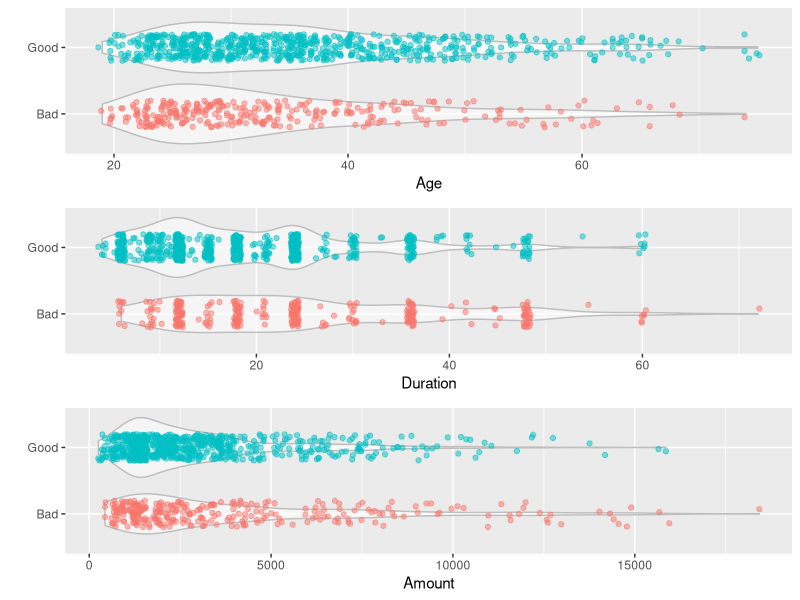
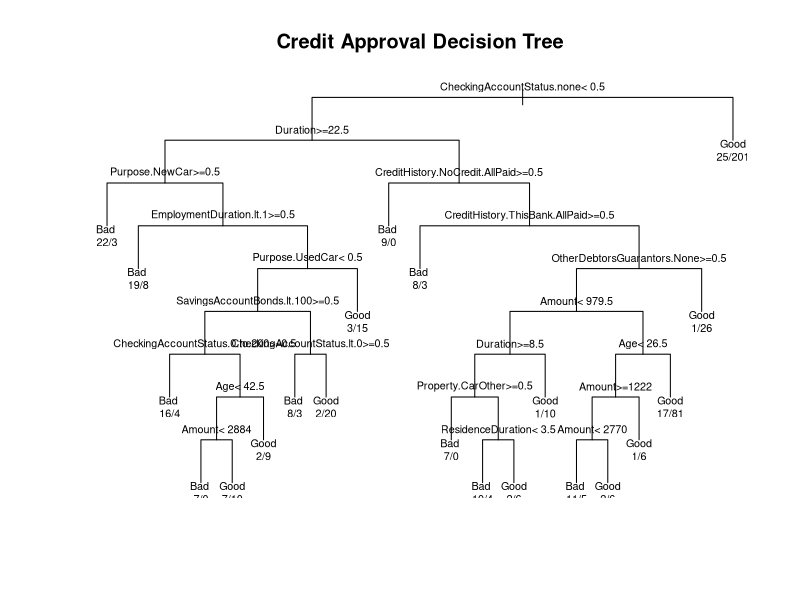
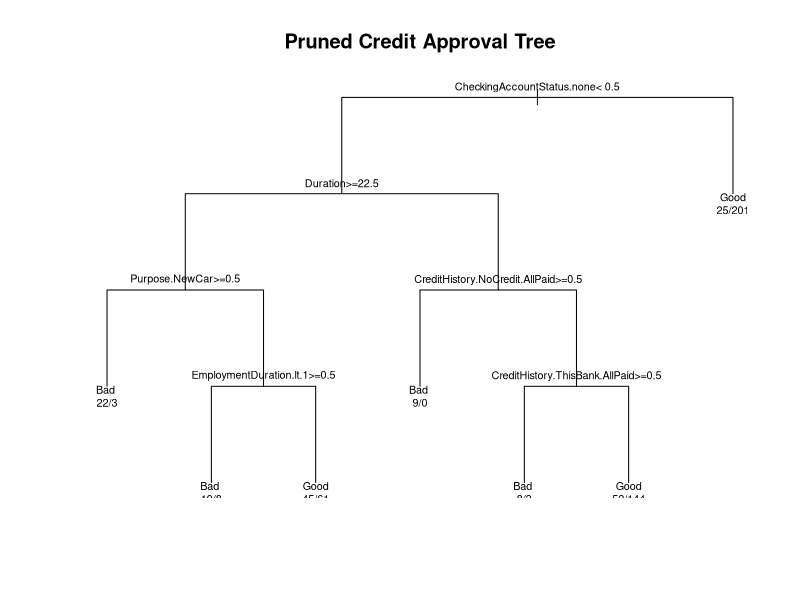
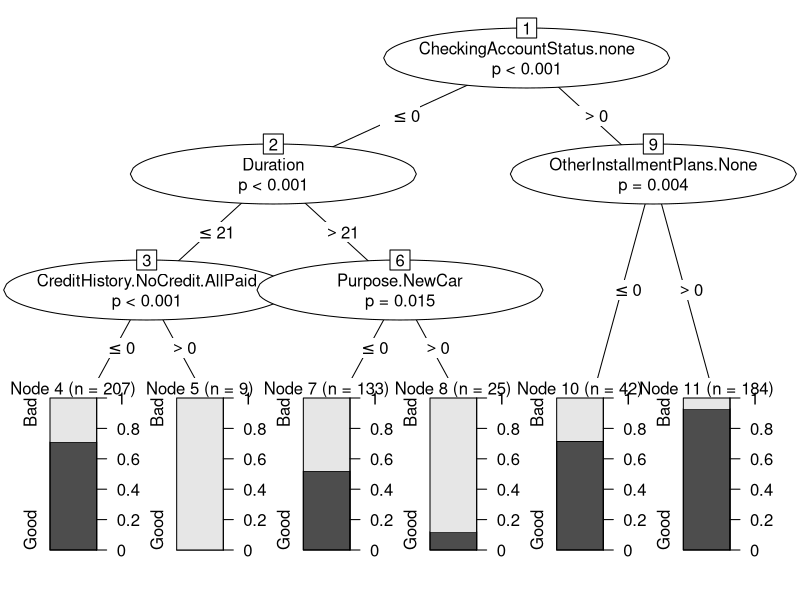

Source code (R) for these figures, in order: (Note: this script raises an error after producing the figures.)
## ---- chunk 1
library(caret); data("GermanCredit")
## ---- chunk 2
library(gridExtra)
g1 <- ggplot(GermanCredit, aes(x = Class, y  = Age)) + 
  geom_violin(alpha = 0.5, color = "gray") + 
  geom_jitter(alpha = 0.5, aes(color = Class), position =   position_jitter(width = .2)) + coord_flip() + labs(x ="")  +
  theme(legend.position="none")

g2 <- ggplot(GermanCredit, aes(x = Class, y  = Duration)) + 
  geom_violin(alpha = 0.5, color = "gray") + 
  geom_jitter(alpha = 0.5, aes(color = Class), position =   position_jitter(width = .2)) + coord_flip() + labs(x ="") +
  theme(legend.position="none")

g3 <- ggplot(GermanCredit, aes(x = Class, y  = Amount)) + 
  geom_violin(alpha = 0.5, color = "gray") + 
  geom_jitter(alpha = 0.5, aes(color = Class), position =   position_jitter(width = .2)) + coord_flip() + labs(x ="") +
  theme(legend.position="none")

grid.arrange(g1, g2, g3, nrow = 3)
## ---- chunk 3
inTrain <- createDataPartition(GermanCredit$Class, p = 0.6, list = FALSE)
training <- GermanCredit[inTrain,]
testing <- GermanCredit[-inTrain,]
## ---- chunk 4
set.seed(1223); library(rpart)
rpart.fit <- rpart(Class ~ ., data = training, method = 'class')
plot(rpart.fit, uniform = TRUE, main = 'Credit Approval Decision Tree')
text(rpart.fit, cex = .65, use.n = TRUE)

## ---- chunk 5
pruned.rpart <- rpart::prune(rpart.fit, cp = 
                        rpart.fit$cptable[which.min(rpart.fit$cptable[, "xerror"]), "CP"])

plot(pruned.rpart, uniform = TRUE, main = 'Pruned Credit Approval Tree')
text(pruned.rpart, cex = .65, use.n = TRUE)

confusionMatrix(predict(pruned.rpart, newdata = testing, type = 'class'), testing$Class)
## ---- chunk 6
set.seed(1223); library(party)
cfit <- ctree(Class ~ ., data = training)
plot(cfit, cex = .8)

## ---- chunk 7
library(doParallel)
cl<- makeCluster(detectCores())
registerDoParallel(cl)

fitControl <- trainControl(method = "repeatedcv",
                           number = 10,
                           repeats = 10)

rf.fit <- train(Class ~ ., data = training,
                 method = "rf",
                 trControl = fitControl)

# crf.fit <- cforest(Class ~ ., data = training)

rf.fit
## ---- chunk 8
